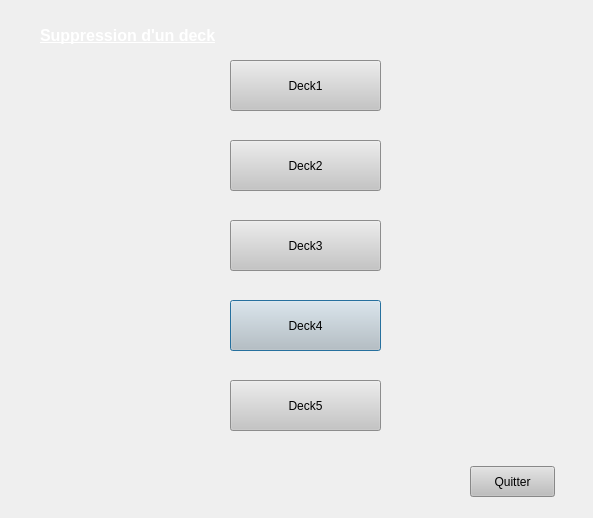
<?xml version="1.0" encoding="UTF-8"?>
<ui version="4.0">
 <class>DeleteDeckDialog</class>
 <widget class="QDialog" name="DeleteDeckDialog">
  <property name="geometry">
   <rect>
    <x>0</x>
    <y>0</y>
    <width>593</width>
    <height>518</height>
   </rect>
  </property>
  <property name="windowTitle">
   <string>Dialog</string>
  </property>
  <property name="styleSheet">
   <string notr="true">background:url(:/img/img/menuBg.png)</string>
  </property>
  <widget class="QPushButton" name="deck4Button">
   <property name="geometry">
    <rect>
     <x>230</x>
     <y>300</y>
     <width>151</width>
     <height>51</height>
    </rect>
   </property>
   <property name="styleSheet">
    <string notr="true">background: rgb(197, 197, 197);</string>
   </property>
   <property name="text">
    <string>Deck4</string>
   </property>
  </widget>
  <widget class="QPushButton" name="exitButton">
   <property name="geometry">
    <rect>
     <x>470</x>
     <y>466</y>
     <width>85</width>
     <height>31</height>
    </rect>
   </property>
   <property name="styleSheet">
    <string notr="true">background:rgb(190, 190, 190)</string>
   </property>
   <property name="text">
    <string>Quitter</string>
   </property>
  </widget>
  <widget class="QPushButton" name="deck5Button">
   <property name="geometry">
    <rect>
     <x>230</x>
     <y>380</y>
     <width>151</width>
     <height>51</height>
    </rect>
   </property>
   <property name="styleSheet">
    <string notr="true">background: rgb(197, 197, 197);</string>
   </property>
   <property name="text">
    <string>Deck5</string>
   </property>
  </widget>
  <widget class="QPushButton" name="deck2Button">
   <property name="geometry">
    <rect>
     <x>230</x>
     <y>140</y>
     <width>151</width>
     <height>51</height>
    </rect>
   </property>
   <property name="styleSheet">
    <string notr="true">background: rgb(197, 197, 197);</string>
   </property>
   <property name="text">
    <string>Deck2</string>
   </property>
  </widget>
  <widget class="QPushButton" name="deck3Button">
   <property name="geometry">
    <rect>
     <x>230</x>
     <y>220</y>
     <width>151</width>
     <height>51</height>
    </rect>
   </property>
   <property name="styleSheet">
    <string notr="true">background: rgb(197, 197, 197);</string>
   </property>
   <property name="text">
    <string>Deck3</string>
   </property>
  </widget>
  <widget class="QLabel" name="label">
   <property name="geometry">
    <rect>
     <x>40</x>
     <y>10</y>
     <width>191</width>
     <height>51</height>
    </rect>
   </property>
   <property name="styleSheet">
    <string notr="true">background:Transparent;
color:rgb(255, 255, 255);</string>
   </property>
   <property name="text">
    <string>&lt;html&gt;&lt;head/&gt;&lt;body&gt;&lt;p&gt;&lt;span style=&quot; font-size:12pt; font-weight:600; text-decoration: underline; color:#ffffff;&quot;&gt;Suppression d'un deck&lt;/span&gt;&lt;/p&gt;&lt;/body&gt;&lt;/html&gt;</string>
   </property>
  </widget>
  <widget class="QPushButton" name="deck1Button">
   <property name="geometry">
    <rect>
     <x>230</x>
     <y>60</y>
     <width>151</width>
     <height>51</height>
    </rect>
   </property>
   <property name="styleSheet">
    <string notr="true">background: rgb(197, 197, 197);</string>
   </property>
   <property name="text">
    <string>Deck1</string>
   </property>
  </widget>
 </widget>
 <resources/>
 <connections/>
</ui>
